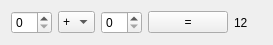
<?xml version="1.0" encoding="UTF-8"?>
<ui version="4.0">
 <class>Calculatrice</class>
 <widget class="QWidget" name="Calculatrice">
  <property name="geometry">
   <rect>
    <x>0</x>
    <y>0</y>
    <width>273</width>
    <height>44</height>
   </rect>
  </property>
  <property name="windowTitle">
   <string>Form</string>
  </property>
  <layout class="QHBoxLayout" name="horizontalLayout">
   <item>
    <widget class="QSpinBox" name="spinBoxNombre1"/>
   </item>
   <item>
    <widget class="QComboBox" name="comboBoxOperation">
     <item>
      <property name="text">
       <string>+</string>
      </property>
     </item>
     <item>
      <property name="text">
       <string>-</string>
      </property>
     </item>
     <item>
      <property name="text">
       <string>*</string>
      </property>
     </item>
     <item>
      <property name="text">
       <string>/</string>
      </property>
     </item>
    </widget>
   </item>
   <item>
    <widget class="QSpinBox" name="spinBoxNombre2"/>
   </item>
   <item>
    <widget class="QPushButton" name="pushButtonEgal">
     <property name="text">
      <string>=</string>
     </property>
    </widget>
   </item>
   <item>
    <widget class="QLabel" name="labelResultat">
     <property name="text">
      <string>12</string>
     </property>
    </widget>
   </item>
  </layout>
 </widget>
 <resources/>
 <connections/>
</ui>
